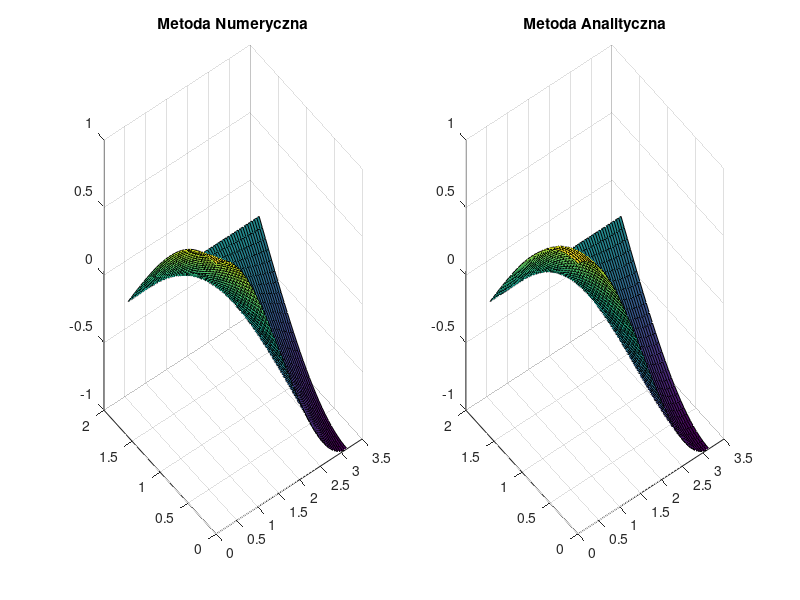

Here is the MATLAB script that generated this plot:
%metoda Younga
clc
clear all
tic

%funkcja
F = @(x,y) -cos(x+y)-cos(x-y);

%rozwi�zanie analityczne
G = @(x,y) cos(x).*cos(y);

%przedzia� omega
xa=0;
xb=pi;
yc=0;
yd=pi/2;

%warunki brzegowe
war1 = @(x) cos(x);
war2 = @(y) -cos(y);
war3 = @(x) 0;
war4 = @(y) cos(y);

%siatka
n=55;
m=(yd-yc)/(xb-xa)*(n+1)-1;
lambda = 0.25*(cos(pi/n)+cos(pi/m))^2;
omega = 1+(lambda/(1+sqrt(1-lambda))^2);

h=(xb-xa)/(n+1);
x=linspace(xa,xb,n+2);
y=linspace(yc,yd,m+2);

tol=1e-4; 
error = 10; 
licznik=0; 

%tworzenie macierzy
M0=zeros(m,n)+1;
M1(1:n+2) = war1(x);
M2(1:m) = war2(y(2:length(y)-1));
M3(1:n+2) = war3(x);
M4(1:m) = war4(y(2:length(y)-1));

M0=[M4', M0, M2'];
M0=[M1;M0;M3];
M=M0;

for i=1:m+2
    for j=1:n+2
        g(i,j) = G(x(j),y(i));
    end
end

while error>tol
    for i=2:m+1
        for j=2:n+1
            M(i,j) =0.25*omega*(M(i+1,j)+M(i-1,j)+M(i,j+1)+M(i,j-1))+(1-omega)*M(i,j)-0.25*h^2*F(x(j),y(i));
        end
    end

    error=max(max(abs(M0-M)));
    M0=M;
    licznik = licznik+1;
    
end

%wykresy
[X,Y] = meshgrid(x,y);
subplot(1,2,1)
surf(X,Y,M0)
title('Metoda Numeryczna')
subplot(1,2,2)
surf(X,Y,(G(X,Y)))
title('Metoda Analityczna')

licznik
toc
